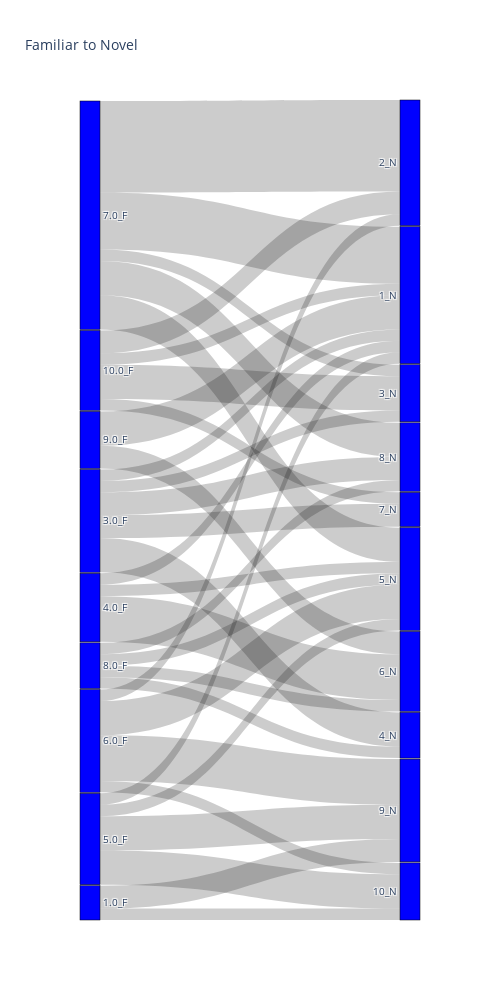

The code cell stored with this chart in its notebook:
### Code cell
fig = go.Figure(data=[go.Sankey(
    node = dict(
      pad = 1,
      thickness = 20,
      line = dict(color = "black", width = 0.5),
      label = unique_labels,
      color = "blue"
    ),
    link = dict(
      source = cluster_df_unique['fam_index'].values, # 
      target = cluster_df_unique['nov_index'].values,
      value = cluster_df_unique['labels'].values
  ))])

fig.update_layout(title_text="Familiar to Novel", font_size=10, width = 500, height = 1000)
fig.show()

### Figure 1 — Plotly figure (JSON) as saved in the notebook; plotly's stock layout.template omitted (floating-point values rounded to 4 significant figures)
{"data": [{"link": {"source": [0, 9, 11, 1, 5, 7, 9, 13, 17, 1, 11, 13, 1, 5, 13, 5, 15, 7, 9, 11, 13, 15, 7, 15, 17, 1, 5, 5, 13, 15, 0, 9, 11], "target": [2, 2, 2, 3, 3, 3, 3, 3, 3, 4, 4, 4, 6, 6, 6, 8, 8, 10, 10, 10, 10, 10, 12, 12, 12, 14, 14, 16, 16, 16, 18, 18, 18], "value": [1, 3, 1, 1, 1, 1, 1, 5, 3, 2, 1, 8, 3, 1, 1, 3, 1, 1, 1, 3, 3, 1, 4, 1, 2, 1, 2, 2, 3, 1, 2, 3, 4]}, "node": {"color": "blue", "label": ["1.0_F", "10.0_F", "10_N", "1_N", "2_N", "3.0_F", "3_N", "4.0_F", "4_N", "5.0_F", "5_N", "6.0_F", "6_N", "7.0_F", "7_N", "8.0_F", "8_N", "9.0_F", "9_N"], "line": {"color": "black", "width": 0.5}, "pad": 1, "thickness": 20}, "type": "sankey"}], "layout": {"font": {"size": 10}, "height": 1000, "title": {"text": "Familiar to Novel"}, "width": 500}}
